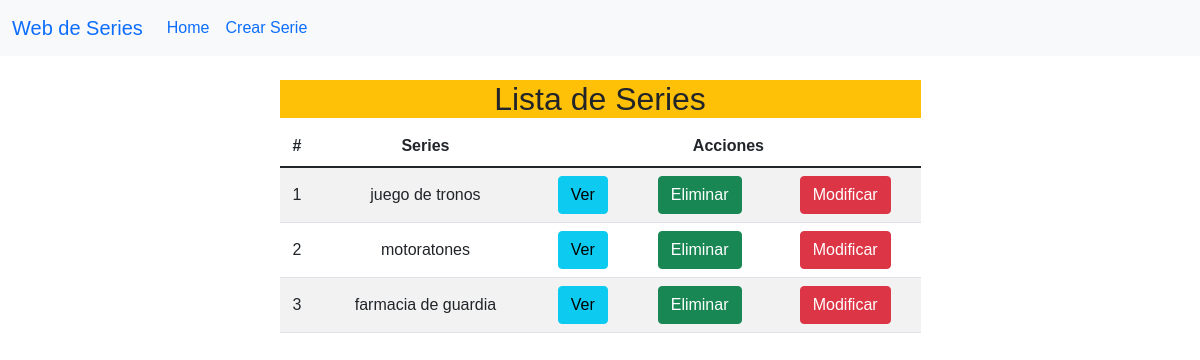
The app's page /, older data.
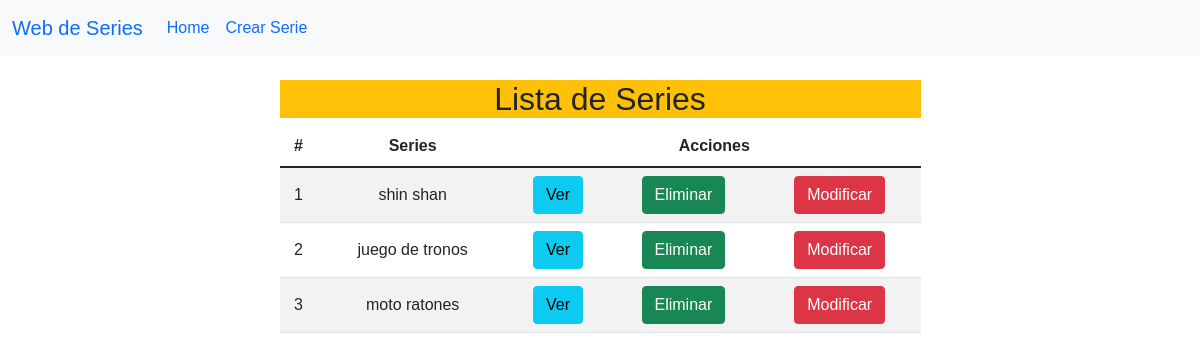
The same page, newer data.
### seriesTV/models.py (models this page shows, shortened)
class Serie(models.Model):
     nombre = models.TextField(max_length=200)
     genero = models.TextField(max_length=1000)
     plataforma = models.TextField(max_length=200)
     capitulos = models.IntegerField(default=0)
     anio = models.IntegerField(default=1970)

### seriesTV/views.py (the view)
# urls.py: path('', mostrar_inicio),
def mostrar_inicio(request):
    lista_series = Serie.objects.all()
    return render(request, 'index.html', {'series': lista_series})

### templates/index.html (shortened to what this page needs)
<!DOCTYPE html>
<html lang="en">
    <head>
        {% load static %}
        <link href="https://cdn.jsdelivr.net/npm/bootstrap@5.1.3/dist/css/bootstrap.min.css" rel="stylesheet">
        <link rel="stylesheet" href="{% static 'css/gestionCss.css' %}">
    </head>
    <body class="body2">
    <nav class="navbar navbar-expand-lg navbar-sucess bg-light">
  <div class="container-fluid">
    <a class="navbar-brand" href="http://127.0.0.1:8000/seriesTV/">Web de Series</a>
    <div class="collapse navbar-collapse" id="navbarNav">
      <ul class="navbar-nav">
        <li class="nav-item">
          <a class="nav-link active" aria-current="page" href="http://127.0.0.1:8000/seriesTV/">Home</a>
        </li>
        <li class="nav-item">
          <a class="nav-link" href="http://127.0.0.1:8000/seriesTV/seriesTV/crear_serie">Crear Serie</a>
        </li>
      </ul>
    </div>
  </div>
</nav>
    <div class="container py-4">
        <div class="row d-flex justify-content-center" >
            <div class="col-md-7 ">
            <div class="bg-warning">
            <h2 class="row d-flex justify-content-center">Lista de Series</h2>
            </div>
                <div class="table-responsive">
                    <table class="table table-striped">
                        <thead>
                            <tr>
                                <th>#</th>
                                <th>Series</th>
                                <th colspan="3">Acciones</th>
                            </tr>
                        </thead>
                        <tbody>
                            {% for serie in series %}
                                <tr>
                                    <td>{{forloop.counter}}</td>
                                    <td>{{ serie.nombre }}</td>
                                    <td><a href="http://127.0.0.1:8000/seriesTV/seriesTV/ver_serie/{{ serie.id }}" class="btn btn-info">Ver</a></td>
                                    <td><a href="http://127.0.0.1:8000/seriesTV/seriesTV/borrar_serie/{{ serie.id }}" class="btn btn-success">Eliminar</a></td>
                                    <td><a href="http://127.0.0.1:8000/seriesTV/seriesTV/modificar_serie/{{ serie.id }}" class="btn btn-danger">Modificar</a></td>
                                </tr>
                                {% endfor %}
                        </tbody>
                    </table>
                </div>
            </div>
        </div>
    </div>
    </body>
</html>

### seriesTV/static/css/gestionCss.css (style rules this page uses)
th, td { text-align: center; vertical-align: middle; }
.body2 { font-family: "Oswald", sans-serif; font-size: 16px; background-image: url(https://www.10wallpaper.com/wallpaper/2560x1600/1403/blue_unclear_image-HD_Widescreen_Wallpapers_2560x1600.jpg); background-repeat: no-repeat; background-size: 100% 100%; width: 100%; height: 790px; }

Row changes from the older to the newer data that the page shows:
removed Serie: nombre "farmacia de guardia"
added Serie: nombre "shin shan"
changed Serie: nombre "motoratones" → "moto ratones"
